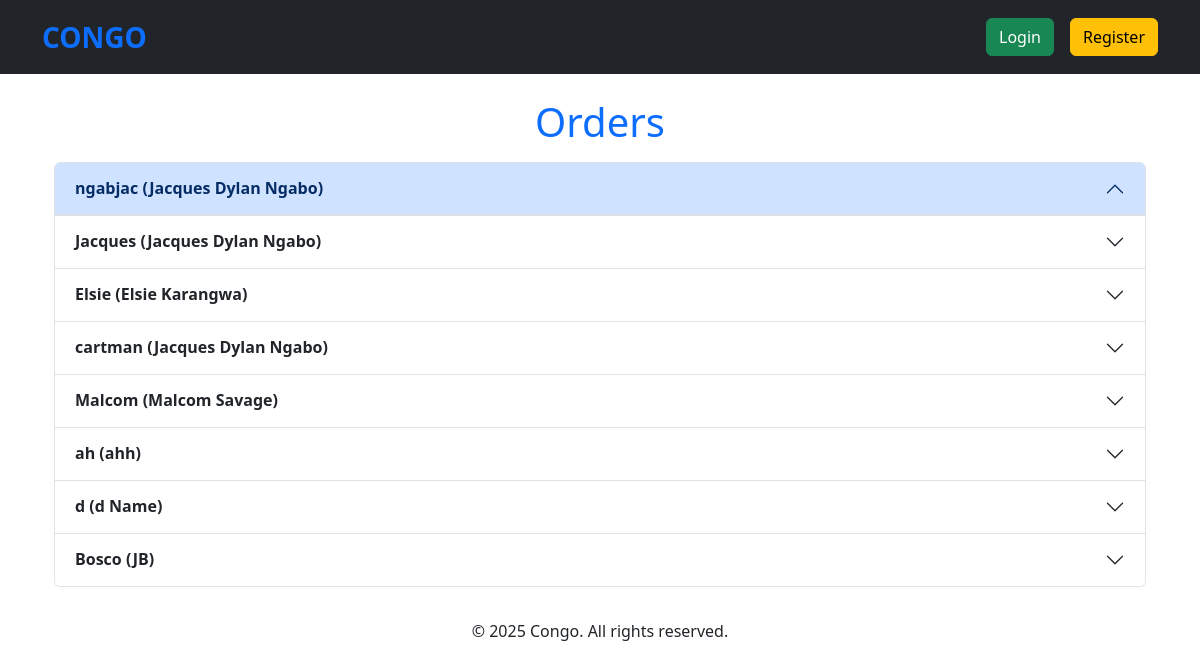
/orders/, run on an earlier commit of the app's database.
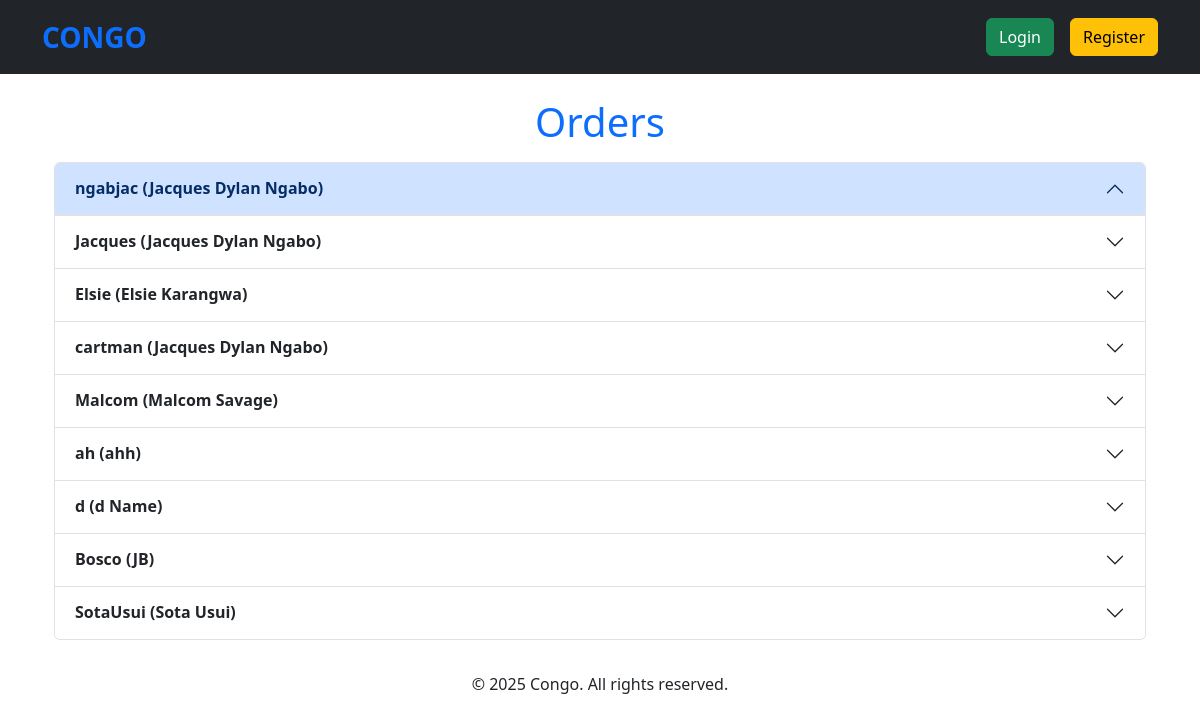
And on a later commit of the database.
### models.py (models this page shows)
class Order(db.Model):
    id = db.Column(db.Integer, primary_key=True)
    username = db.Column(db.String(80), unique=False, nullable=False)
    realname = db.Column(db.String(200), unique=False, nullable=False)
    mailingaddress = db.Column(db.String(200), unique=False, nullable=False)
    cart = db.Column(JSON, nullable=False)

### app.py (the view)
@app.route("/orders/", methods=["GET"])
def orders():
    orders = Order.query.all()
    grouped_orders = defaultdict(list)
    for order in orders:
        grouped_orders[order.username].append(order)  # Group the orders by the username
    return render_template("orders.html", grouped_orders=grouped_orders)

### app.py (called while the page is built)
@app.before_request
def check_login():
    if (
        request.path == url_for("register_form")
        or request.path == url_for("login_form")
        or request.path == url_for("orders")
        or request.path == url_for("create_user")
        or request.path.startswith("/static/")
    ):
        pass
    elif "username" not in session:
        return redirect(url_for("login_form"))

@app.after_request
def add_no_cache_headers(response):
    response.headers["Cache-Control"] = "no-store, no-cache, must-revalidate, max-age=0"
    response.headers["Pragma"] = "no-cache"
    response.headers["Expires"] = "0"
    return response

### templates/orders.html (shortened to what this page needs)
{% extends "base.html" %}
{% block content %}
<div class="container mt-4">
    <h1 class="text-primary text-center">Orders</h1>
    {% if grouped_orders %}
        <div class="accordion mt-3" id="ordersAccordion">
            {% for username, user_orders in grouped_orders.items() %}
                <div class="accordion-item">
                    <h2 class="accordion-header" id="heading-{{ username }}">
                        <button class="accordion-button {% if loop.index != 1 %}collapsed{% endif %}"
                                type="button"
                                data-bs-toggle="collapse"
                                data-bs-target="#collapse-{{ username }}"
                                aria-expanded="{% if loop.index == 1 %}true{% else %}false{% endif %}"
                                aria-controls="collapse-{{ username }}">
                            <strong>{{ username }} ({{ user_orders[0].realname }})</strong>
                        </button>
                    </h2>
                </div>
            {% endfor %}
        </div>
    {% else %}
        <div class="alert alert-warning text-center mt-4">
            <p>No orders have been placed yet.</p>
        </div>
    {% endif %}
</div>
{% endblock %}

### templates/base.html (shortened to what this page needs)
{% from "navbar_macros.html" import navbar %}
<!DOCTYPE html>
<html lang="en">
<head>
    <link href="{{ url_for('static', filename='css/site.css') }}" rel="stylesheet">
    <link href="https://cdn.jsdelivr.net/npm/bootstrap@5.3.2/dist/css/bootstrap.min.css" rel="stylesheet">
</head>
<body>
    {{ navbar() }}
    <main class="container mt-4">
        {% block content %}{% endblock %}
    </main>
    <footer class="text-center py-2 mt-4">
        <p>&copy; 2025 Congo. All rights reserved.</p>
    </footer>
</body>
</html>

### templates/navbar_macros.html
{% macro navbar() %}
<nav class="nav-container d-flex justify-content-center gap-3 py-3 bg-dark">
  <div class="container d-flex justify-content-between align-items-center">
    <a
      href="{{ url_for('show_items') }}"
      class="navbar-brand fw-bold fs-3 text-primary me-auto"
      >CONGO</a
    >
    <div class="d-flex justify-content-center gap-3">
      {% if "username" in session %}
      <a href="{{ url_for('show_items') }}" class="btn btn-primary">Shop</a>
      <a href="{{ url_for('show_cart') }}" class="btn btn-primary">Cart</a>
      <a href="{{ url_for('show_user_detail') }}" class="btn btn-primary"
        >{{ session["username"] }}</a
      >
      <a href="{{ url_for('logout') }}" class="btn btn-danger">Logout</a>
      {% else %}
      <a href="{{ url_for('login_form') }}" class="btn btn-success">Login</a>
      <a href="{{ url_for('register_form') }}" class="btn btn-warning"
        >Register</a
      >
      {% endif %}
    </div>
  </div>
</nav>
{% endmacro %}

What changed in the data, as far as the page shows it:
added Order: username "SotaUsui", realname "Sota Usui"
